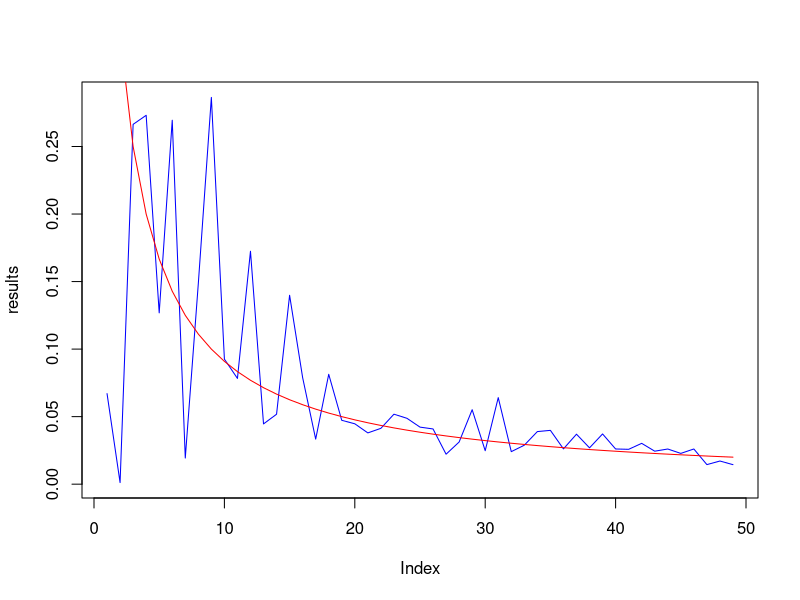

Source code (R):
## ---- chunk 1
data = c(4.7, 5.5, 4.4, 3.3, 4.6, 5.3, 5.2, 4.8, 5.7, 5.3)
ci = 2.228*(sqrt(.5) / sqrt(10))

# 95% confidence interval
mean(data) - ci; mean(data) + ci

# pvalue for estimated mean
z = (abs(mean(data) - 5)) / (.5 / sqrt(10))
1 - pnorm(-z) * 2

## ---- chunk 2
data = c(4.7, 5.5, 4.4, 3.3, 4.6, 5.3, 5.2, 4.8, 5.7, 5.3)
ci = 2.228*(sqrt(var(data)) / sqrt(10))

# 95% confidence interval
mean(data) - ci; mean(data) + ci

# pvalue for estimated mean
z = (abs(mean(data) - 5)) / (var(data) / sqrt(10))
1 - pnorm(-z) * 2

## ---- chunk 3
# Wald test with 90% confidence interval
n = 250; prop.y = .62
.62 - 2.65 * sqrt(.62 * (1 - .62) / n); .62 + 2.65 * sqrt(.62 * (1 - .62) / n)

# Score confidence
(prop.y + (2.65^2 / 2)/(2 * n) - (2.65/2) * 
   sqrt(((prop.y * (1 - prop.y))/n) + ((2.65^2 / 2) / (4 * n^2)))) / (1 + 2.65^2 / n)
(prop.y + (2.65^2 / 2)/(2 * n) + (2.65/2) * 
   sqrt(((prop.y * (1 - prop.y))/n) + ((2.65^2 / 2) / (4 * n^2)))) / (1 + 2.65^2 / n)

## ---- chunk 4
data = c(3.27, -1.24, 3.97, 2.25, 3.47, -.09, 7.45, 6.20, 3.74, 4.12, 
         1.42, 2.75, -1.48, 4.97, 8, 3.26, .15, -3.64, 4.88, 4.55)

# 95% confidence interval
ci = 1.96 * (sqrt(var(data)) / sqrt(20))
mean(data) - ci; mean(data) + ci

# nonparametric bootstrap confidence interval
temp.par = as.numeric()
for (i in 1:1000) {
  temp.par[i] = mean(sample(data, replace = TRUE))
}

ci.boot = 1.96 * (sqrt(var(temp.par)))
mean(data) - ci.boot; mean(data) + ci.boot


# parametric bootstrap interval
ci.boot = 1.96 * (sqrt(var(temp.par)))
mean(temp.par) - ci.boot; mean(temp.par) + ci.boot

## ---- chunk 5
data = c(9, 10, 8, 12, 11, 12, 5, 13, 9, 9, 7, 5, 16, 13, 9, 5, 13, 8, 9, 10)

# Wald Test
mean(data) - 1.96 * sqrt(mean(data) / 20); mean(data) + 1.96 * sqrt(mean(data) / 20)

# Score
mean(data) - abs((mean(data) - 11)) / sqrt(11 / 20); mean(data) + abs((mean(data) - 11)) / sqrt(11/20)

# Simulation
temp = as.numeric()
for (i in 1:1000) {
  temp[i] = mean(sample(data, replace = TRUE))
}

ci.boot = 1.96 * (sqrt(var(temp)))
mean(data) - ci.boot; mean(data) + ci.boot
# The Wald Interval has better coverage

## ---- chunk 6
data = c(336.87, 2750.71, 2199.44, 292.99, 1835.55, 1385.36, 2690.52, 710.64, 2162.01, 
         1865.47, 2225.68, 3524.23, 2618.51, 361.68, 979.54, 2159.18, 1908.94, 1397.96, 
         914.41, 1548.48, 1801.84, 1016.16, 1666.71, 1196.42, 1225.68, 2422.53, 753.24)

theta.hat = 813.9028
theta.hat - 1.645 * (sqrt(var(data)) / sqrt(20)); theta.hat + 1.645 * (sqrt(var(data)) / sqrt(20))

## ---- chunk 7
data = c(336.87, 2750.71, 2199.44, 292.99, 1835.55, 1385.36, 2690.52, 710.64, 2162.01, 
         1865.47, 2225.68, 3524.23, 2618.51, 361.68, 979.54, 2159.18, 1908.94, 1397.96, 
         914.41, 1548.48, 1801.84, 1016.16, 1666.71, 1196.42, 1225.68, 2422.53, 753.24)

theta.hat = 1627.806
theta.hat - 1.645 * (sqrt(var(data)) / sqrt(20)); theta.hat + 1.645 * (sqrt(var(data)) / sqrt(20))
## ---- chunk 8
results = as.numeric()
for (i in 2:50) {
  rv = rnorm(i, 4, 1)
  x = ((mean(rv) - 5)^2)/length(rv)
  results = rbind(results, x)
  }
plot(results, type = "l", col = "blue")
lines(1/2:50, col = "red")
